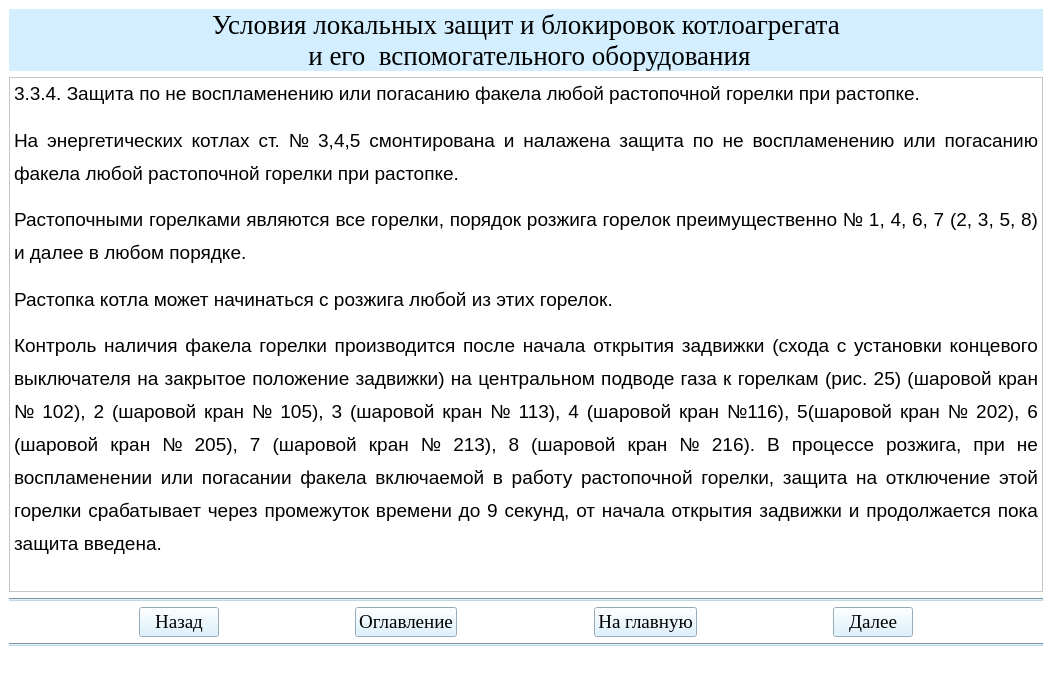
<?xml version="1.0" encoding="UTF-8"?>
<ui version="4.0">
 <class>Teoria37Window</class>
 <widget class="QMainWindow" name="Teoria37Window">
  <property name="geometry">
   <rect>
    <x>0</x>
    <y>0</y>
    <width>1052</width>
    <height>677</height>
   </rect>
  </property>
  <property name="windowTitle">
   <string>АУК</string>
  </property>
  <property name="styleSheet">
   <string notr="true">background-color: rgb(255, 255, 255);</string>
  </property>
  <widget class="QWidget" name="centralwidget">
   <layout class="QGridLayout" name="gridLayout">
    <item row="1" column="0">
     <widget class="QTextBrowser" name="textBrowser">
      <property name="html">
       <string>&lt;!DOCTYPE HTML PUBLIC &quot;-//W3C//DTD HTML 4.0//EN&quot; &quot;http://www.w3.org/TR/REC-html40/strict.dtd&quot;&gt;
&lt;html&gt;&lt;head&gt;&lt;meta name=&quot;qrichtext&quot; content=&quot;1&quot; /&gt;&lt;style type=&quot;text/css&quot;&gt;
p, li { white-space: pre-wrap; }
&lt;/style&gt;&lt;/head&gt;&lt;body style=&quot; font-family:'MS Shell Dlg 2'; font-size:8.25pt; font-weight:400; font-style:normal;&quot;&gt;
&lt;p align=&quot;justify&quot; style=&quot; margin-top:12px; margin-bottom:0px; margin-left:0px; margin-right:0px; -qt-block-indent:0; text-indent:0px; line-height:150%;&quot;&gt;&lt;span style=&quot; font-family:'Times New Roman,serif'; font-size:14pt;&quot;&gt;3.3.4. Защита по не воспламенению или погасанию факела любой растопочной горелки при растопке. &lt;/span&gt;&lt;/p&gt;
&lt;p align=&quot;justify&quot; style=&quot; margin-top:12px; margin-bottom:0px; margin-left:0px; margin-right:0px; -qt-block-indent:0; text-indent:0px; line-height:150%;&quot;&gt;&lt;span style=&quot; font-family:'Times New Roman,serif'; font-size:14pt;&quot;&gt;На энергетических котлах ст. № 3,4,5 смонтирована и налажена защита по не воспламенению или погасанию факела любой растопочной горелки при растопке.&lt;/span&gt;&lt;span style=&quot; font-size:8pt;&quot;&gt; &lt;/span&gt;&lt;/p&gt;
&lt;p align=&quot;justify&quot; style=&quot; margin-top:12px; margin-bottom:0px; margin-left:0px; margin-right:0px; -qt-block-indent:0; text-indent:0px; line-height:150%;&quot;&gt;&lt;span style=&quot; font-family:'Times New Roman,serif'; font-size:14pt;&quot;&gt;Растопочными горелками являются все горелки, порядок розжига горелок преимущественно № 1, 4, 6, 7 (2, 3, 5, 8) и далее в любом порядке. &lt;/span&gt;&lt;/p&gt;
&lt;p align=&quot;justify&quot; style=&quot; margin-top:12px; margin-bottom:0px; margin-left:0px; margin-right:0px; -qt-block-indent:0; text-indent:0px; line-height:150%;&quot;&gt;&lt;span style=&quot; font-family:'Times New Roman,serif'; font-size:14pt;&quot;&gt;Растопка котла может начинаться с розжига любой из этих горелок.&lt;/span&gt;&lt;span style=&quot; font-size:8pt;&quot;&gt; &lt;/span&gt;&lt;/p&gt;
&lt;p align=&quot;justify&quot; style=&quot; margin-top:12px; margin-bottom:0px; margin-left:0px; margin-right:0px; -qt-block-indent:0; text-indent:0px; line-height:150%;&quot;&gt;&lt;span style=&quot; font-family:'Times New Roman,serif'; font-size:14pt;&quot;&gt;Контроль наличия факела горелки производится после начала открытия задвижки (схода с установки концевого выключателя на закрытое положение задвижки) на центральном подводе газа к горелкам (рис. 25) (шаровой кран № 102), 2 (шаровой кран № 105), 3 (шаровой кран № 113), 4 (шаровой кран №116), 5(шаровой кран № 202), 6 (шаровой кран № 205), 7 (шаровой кран № 213), 8 (шаровой кран № 216). В процессе розжига, при не воспламенении или погасании факела включаемой в работу растопочной горелки, защита на отключение этой горелки срабатывает через промежуток времени до 9 секунд, от начала открытия задвижки и продолжается пока защита введена.&lt;/span&gt;&lt;span style=&quot; font-size:8pt;&quot;&gt; &lt;/span&gt;&lt;/p&gt;&lt;/body&gt;&lt;/html&gt;</string>
      </property>
     </widget>
    </item>
    <item row="4" column="0">
     <widget class="Line" name="line_2">
      <property name="styleSheet">
       <string notr="true">background-color: rgb(191, 216, 230);</string>
      </property>
      <property name="orientation">
       <enum>Qt::Horizontal</enum>
      </property>
     </widget>
    </item>
    <item row="2" column="0">
     <widget class="Line" name="line">
      <property name="styleSheet">
       <string notr="true">background-color: rgb(191, 216, 230);</string>
      </property>
      <property name="orientation">
       <enum>Qt::Horizontal</enum>
      </property>
     </widget>
    </item>
    <item row="3" column="0">
     <layout class="QHBoxLayout" name="horizontalLayout">
      <item>
       <spacer name="horizontalSpacer_2">
        <property name="orientation">
         <enum>Qt::Horizontal</enum>
        </property>
        <property name="sizeHint" stdset="0">
         <size>
          <width>40</width>
          <height>20</height>
         </size>
        </property>
       </spacer>
      </item>
      <item>
       <widget class="QPushButton" name="btn_return37">
        <property name="sizePolicy">
         <sizepolicy hsizetype="Minimum" vsizetype="Fixed">
          <horstretch>0</horstretch>
          <verstretch>0</verstretch>
         </sizepolicy>
        </property>
        <property name="font">
         <font>
          <family>Times New Roman</family>
          <pointsize>14</pointsize>
          <weight>50</weight>
          <bold>false</bold>
         </font>
        </property>
        <property name="styleSheet">
         <string notr="true">background-color: rgb(211, 239, 255);
color: rgb(0, 0, 0);</string>
        </property>
        <property name="text">
         <string>Назад</string>
        </property>
       </widget>
      </item>
      <item>
       <spacer name="horizontalSpacer_5">
        <property name="orientation">
         <enum>Qt::Horizontal</enum>
        </property>
        <property name="sizeHint" stdset="0">
         <size>
          <width>40</width>
          <height>20</height>
         </size>
        </property>
       </spacer>
      </item>
      <item>
       <widget class="QPushButton" name="btn_oglavlenie37">
        <property name="font">
         <font>
          <family>Times New Roman</family>
          <pointsize>14</pointsize>
         </font>
        </property>
        <property name="styleSheet">
         <string notr="true">background-color: rgb(211, 239, 255);
color: rgb(0, 0, 0);</string>
        </property>
        <property name="text">
         <string>Оглавление</string>
        </property>
       </widget>
      </item>
      <item>
       <spacer name="horizontalSpacer">
        <property name="orientation">
         <enum>Qt::Horizontal</enum>
        </property>
        <property name="sizeHint" stdset="0">
         <size>
          <width>40</width>
          <height>20</height>
         </size>
        </property>
       </spacer>
      </item>
      <item>
       <widget class="QPushButton" name="btn_glavnaya37">
        <property name="font">
         <font>
          <family>Times New Roman</family>
          <pointsize>14</pointsize>
          <weight>50</weight>
          <bold>false</bold>
         </font>
        </property>
        <property name="styleSheet">
         <string notr="true">background-color: rgb(211, 239, 255);
color: rgb(0, 0, 0);</string>
        </property>
        <property name="text">
         <string>На главную</string>
        </property>
       </widget>
      </item>
      <item>
       <spacer name="horizontalSpacer_3">
        <property name="orientation">
         <enum>Qt::Horizontal</enum>
        </property>
        <property name="sizeHint" stdset="0">
         <size>
          <width>40</width>
          <height>20</height>
         </size>
        </property>
       </spacer>
      </item>
      <item>
       <widget class="QPushButton" name="btn_dalee37">
        <property name="font">
         <font>
          <family>Times New Roman</family>
          <pointsize>14</pointsize>
          <weight>50</weight>
          <bold>false</bold>
         </font>
        </property>
        <property name="styleSheet">
         <string notr="true">background-color: rgb(211, 239, 255);
color: rgb(0, 0, 0);</string>
        </property>
        <property name="text">
         <string>Далее</string>
        </property>
       </widget>
      </item>
      <item>
       <spacer name="horizontalSpacer_4">
        <property name="orientation">
         <enum>Qt::Horizontal</enum>
        </property>
        <property name="sizeHint" stdset="0">
         <size>
          <width>40</width>
          <height>20</height>
         </size>
        </property>
       </spacer>
      </item>
     </layout>
    </item>
    <item row="0" column="0">
     <widget class="QLabel" name="label_3">
      <property name="font">
       <font>
        <family>Times New Roman</family>
        <pointsize>20</pointsize>
       </font>
      </property>
      <property name="styleSheet">
       <string notr="true">background-color: rgb(211, 239, 255);</string>
      </property>
      <property name="text">
       <string>Условия локальных защит и блокировок котлоагрегата 
 и его  вспомогательного оборудования</string>
      </property>
      <property name="alignment">
       <set>Qt::AlignCenter</set>
      </property>
     </widget>
    </item>
   </layout>
  </widget>
  <widget class="QStatusBar" name="statusbar"/>
 </widget>
 <resources/>
 <connections/>
</ui>
